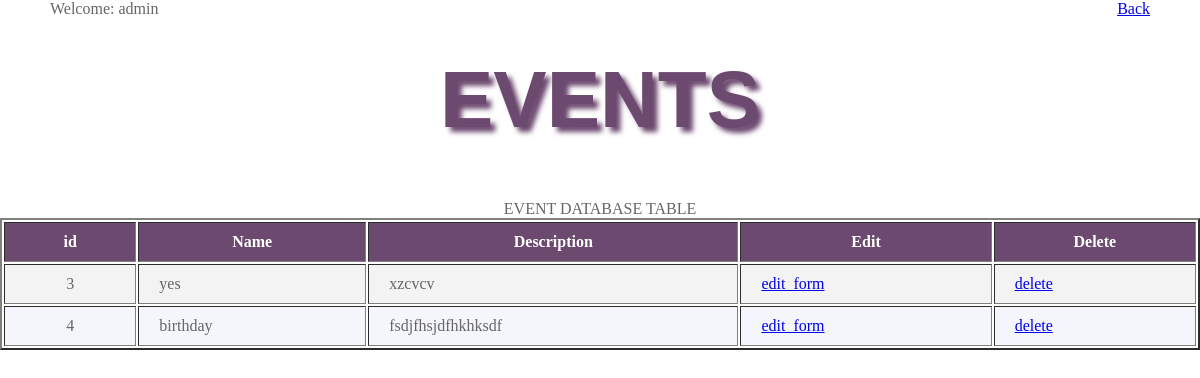
Page /admin/fetch_event.php on the committed database.
### tables this page shows
CREATE TABLE IF NOT EXISTS `event_table` (
  `id` int(11) NOT NULL AUTO_INCREMENT,
  `event_name` varchar(50) NOT NULL,
  `description` varchar(1020) NOT NULL,
  PRIMARY KEY (`id`)
);

### admin/fetch_event.php (the view, shortened to what this page needs)
<!DOCTYPE html PUBLIC "-//W3C//DTD XHTML 1.0 Transitional//EN" "http://www.w3.org/TR/xhtml1/DTD/xhtml1-transitional.dtd">
<html xmlns="http://www.w3.org/1999/xhtml">
<head>
<?php include "head.php";?>
</head>
<body>
<div id="table_event">
<div style="float:left;margin-left:50px;">
Welcome: admin</div>
<div style="float:right;margin-right:50px;">
<a href="adminevent.php">Back</a>
</div>
<h1>EVENTS</h1>
</div>
<table id="table" width="100%" border="2">
  <caption>
    EVENT DATABASE TABLE
  </caption>
  <tr>
    <th scope="col">id</th>
    <th scope="col">Name</th>
    <th scope="col">Description</th>
    <th scope="col">Edit</th>
    <th scope="col">Delete</th>
  </tr>
  <?php
$sql="select * from event_table";
$result=mysql_query($sql);
while($row=mysql_fetch_assoc($result))
{
echo "<tr
	><td>".$row['id']."</td><td>".$row['event_name']."</td><td>".$row['description']
	."</td><td><a href='edit_event.php?id=".$row['id']."'>
	edit_form</a>"."</td><td><a href='event_delete.php?id=".$row['id']."' onclick='return conf()'>delete</a>"."</td></tr>";
}
?>
</table>
</body>
</html>

### admin/css/admin_panel.css (style rules this page uses)
h1 { font-size: 5em; font-family: Verdana, cursive; color: #6C496F; text-align: center; text-shadow: 5px 5px 5px #aaa; margin-right: auto; margin-left: auto; height: 100px; width: 1000px; }

### admin/css/image_upload_style.css (style rules this page uses)
body { margin: 0px; padding: 0px; width: 100%; font-family: Arial, Helvetica, sans-serif; color:#666666; }

### admin/css/pagination.css (style rules this page uses)
body { font-family: Verdana, cursive; }
h1 { font-size: 5em; font-family: Verdana, cursive; color: #6C496F; text-align: center; text-shadow: 5px 5px 5px #aaa; }
table { font-family: Verdana, cursive; }
th { padding: 10px 20px; background: #6C496F; color: white; text-align: center; font-weight: bold; }
td { padding: 10px 20px; }
tbody tr:nth-child(even) { background: rgb(243, 243, 243); }
tbody tr:nth-child(odd) { background: rgb(244, 246, 252); }
tbody tr td:nth-child(1) { text-align: center; }

### admin/fetch_event.php (style rules this page uses)
#table_event { height: 200px; width: 100%; float: left; }
#table_event h1 { font-size: 5em; font-family: Verdana, Geneva, sans-serif; color: #6C496F; text-align: center; text-shadow:5px 5px 5px; }

### rows in the picture
event_table: id "3", event_name "yes", description "xzcvcv"
event_table: id "4", event_name "birthday", description "fsdjfhsjdfhkhksdf"
